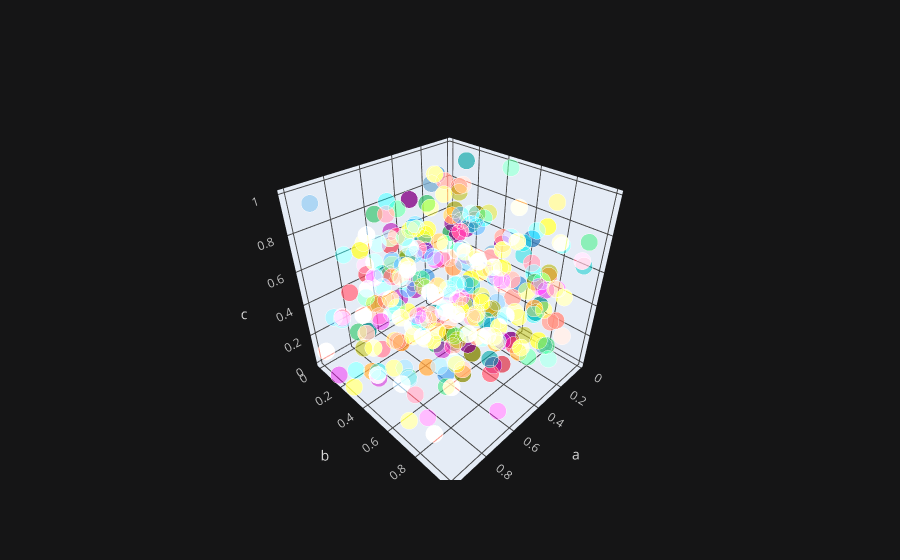

Source (notebook cell):
### Code cell
df.iplot(x = 'a', y = 'b', z ='c', kind = 'scatter3d', xTitle = 'a', yTitle = 'b',  zTitle = 'c', )

### Figure 1 — Plotly figure (JSON) as saved in the notebook; plotly's stock layout.template omitted (floating-point values rounded to 4 significant figures; data arrays with more than 128 entries replaced by an {"elided": "..."} marker saying what was removed)
{"data": [{"marker": {"color": {"elided": "300 str values"}, "opacity": 0.8, "size": {"elided": "300 int values"}, "symbol": "circle"}, "mode": "markers", "text": {"elided": "300 str values"}, "type": "scatter3d", "x": {"elided": "300 float values"}, "y": {"elided": "300 float values"}, "z": {"elided": "300 float values"}}], "layout": {"legend": {"bgcolor": "#151516", "font": {"color": "#D9D9D9"}}, "paper_bgcolor": "#151516", "plot_bgcolor": "#151516", "scene": {"xaxis": {"gridcolor": "#434343", "showgrid": true, "tickfont": {"color": "#C2C2C2"}, "title": {"font": {"color": "#D9D9D9"}, "text": "a"}, "zerolinecolor": "#666570"}, "yaxis": {"gridcolor": "#434343", "showgrid": true, "tickfont": {"color": "#C2C2C2"}, "title": {"font": {"color": "#D9D9D9"}, "text": "b"}, "zerolinecolor": "#666570"}, "zaxis": {"gridcolor": "#434343", "showgrid": true, "tickfont": {"color": "#C2C2C2"}, "title": {"font": {"color": "#D9D9D9"}, "text": "c"}, "zerolinecolor": "#666570"}}, "title": {"font": {"color": "#D9D9D9"}}}}
